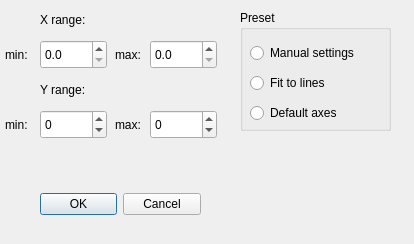
<?xml version="1.0" encoding="UTF-8"?>
<ui version="4.0">
 <class>chageChartSettingsForm</class>
 <widget class="QWidget" name="chageChartSettingsForm">
  <property name="geometry">
   <rect>
    <x>0</x>
    <y>0</y>
    <width>414</width>
    <height>244</height>
   </rect>
  </property>
  <property name="windowTitle">
   <string>Change axes range</string>
  </property>
  <widget class="QDoubleSpinBox" name="minXdoubleSpinBox">
   <property name="geometry">
    <rect>
     <x>40</x>
     <y>40</y>
     <width>67</width>
     <height>29</height>
    </rect>
   </property>
   <property name="decimals">
    <number>1</number>
   </property>
   <property name="minimum">
    <double>0.000000000000000</double>
   </property>
   <property name="maximum">
    <double>1000000000.000000000000000</double>
   </property>
   <property name="singleStep">
    <double>50.000000000000000</double>
   </property>
  </widget>
  <widget class="QDoubleSpinBox" name="maxXdoubleSpinBox">
   <property name="geometry">
    <rect>
     <x>150</x>
     <y>40</y>
     <width>67</width>
     <height>29</height>
    </rect>
   </property>
   <property name="decimals">
    <number>1</number>
   </property>
   <property name="minimum">
    <double>0.000000000000000</double>
   </property>
   <property name="maximum">
    <double>1000000000.000000000000000</double>
   </property>
   <property name="singleStep">
    <double>50.000000000000000</double>
   </property>
  </widget>
  <widget class="QLabel" name="x_range_const_label">
   <property name="geometry">
    <rect>
     <x>40</x>
     <y>10</y>
     <width>63</width>
     <height>20</height>
    </rect>
   </property>
   <property name="text">
    <string>X range:</string>
   </property>
  </widget>
  <widget class="QLabel" name="y_range_const_label">
   <property name="geometry">
    <rect>
     <x>40</x>
     <y>80</y>
     <width>63</width>
     <height>20</height>
    </rect>
   </property>
   <property name="text">
    <string>Y range:</string>
   </property>
  </widget>
  <widget class="QDoubleSpinBox" name="maxYdoubleSpinBox">
   <property name="geometry">
    <rect>
     <x>150</x>
     <y>110</y>
     <width>67</width>
     <height>29</height>
    </rect>
   </property>
   <property name="decimals">
    <number>0</number>
   </property>
   <property name="minimum">
    <double>-1000000000.000000000000000</double>
   </property>
   <property name="maximum">
    <double>1000000000.000000000000000</double>
   </property>
   <property name="singleStep">
    <double>500.000000000000000</double>
   </property>
  </widget>
  <widget class="QDoubleSpinBox" name="minYdoubleSpinBox">
   <property name="geometry">
    <rect>
     <x>40</x>
     <y>110</y>
     <width>67</width>
     <height>29</height>
    </rect>
   </property>
   <property name="decimals">
    <number>0</number>
   </property>
   <property name="minimum">
    <double>-1000000000.000000000000000</double>
   </property>
   <property name="maximum">
    <double>1000000000.000000000000000</double>
   </property>
   <property name="singleStep">
    <double>100.000000000000000</double>
   </property>
  </widget>
  <widget class="QLabel" name="min_x_range_const_label">
   <property name="geometry">
    <rect>
     <x>5</x>
     <y>45</y>
     <width>31</width>
     <height>20</height>
    </rect>
   </property>
   <property name="text">
    <string>min:</string>
   </property>
  </widget>
  <widget class="QLabel" name="max_x_range_const_label">
   <property name="geometry">
    <rect>
     <x>115</x>
     <y>45</y>
     <width>31</width>
     <height>20</height>
    </rect>
   </property>
   <property name="text">
    <string>max:</string>
   </property>
  </widget>
  <widget class="QLabel" name="max_y_range_const_label">
   <property name="geometry">
    <rect>
     <x>115</x>
     <y>115</y>
     <width>31</width>
     <height>20</height>
    </rect>
   </property>
   <property name="text">
    <string>max:</string>
   </property>
  </widget>
  <widget class="QLabel" name="min_y_range_const_label">
   <property name="geometry">
    <rect>
     <x>5</x>
     <y>115</y>
     <width>31</width>
     <height>20</height>
    </rect>
   </property>
   <property name="text">
    <string>min:</string>
   </property>
  </widget>
  <widget class="QDialogButtonBox" name="okCancel_buttonBox">
   <property name="geometry">
    <rect>
     <x>40</x>
     <y>190</y>
     <width>161</width>
     <height>29</height>
    </rect>
   </property>
   <property name="standardButtons">
    <set>QDialogButtonBox::Cancel|QDialogButtonBox::Ok</set>
   </property>
  </widget>
  <widget class="QGroupBox" name="groupBox">
   <property name="geometry">
    <rect>
     <x>240</x>
     <y>10</y>
     <width>151</width>
     <height>121</height>
    </rect>
   </property>
   <property name="title">
    <string>Preset</string>
   </property>
   <widget class="QRadioButton" name="manualSettings_radioButton">
    <property name="geometry">
     <rect>
      <x>10</x>
      <y>30</y>
      <width>131</width>
      <height>26</height>
     </rect>
    </property>
    <property name="text">
     <string>Manual settings</string>
    </property>
   </widget>
   <widget class="QRadioButton" name="fitToLines_radioButton">
    <property name="geometry">
     <rect>
      <x>10</x>
      <y>60</y>
      <width>112</width>
      <height>26</height>
     </rect>
    </property>
    <property name="text">
     <string>Fit to lines</string>
    </property>
   </widget>
   <widget class="QRadioButton" name="defaultAxes_radioButton">
    <property name="geometry">
     <rect>
      <x>10</x>
      <y>90</y>
      <width>112</width>
      <height>26</height>
     </rect>
    </property>
    <property name="text">
     <string>Default axes</string>
    </property>
   </widget>
  </widget>
 </widget>
 <tabstops>
  <tabstop>minXdoubleSpinBox</tabstop>
  <tabstop>maxXdoubleSpinBox</tabstop>
  <tabstop>minYdoubleSpinBox</tabstop>
  <tabstop>maxYdoubleSpinBox</tabstop>
  <tabstop>manualSettings_radioButton</tabstop>
  <tabstop>fitToLines_radioButton</tabstop>
  <tabstop>defaultAxes_radioButton</tabstop>
 </tabstops>
 <resources/>
 <connections/>
</ui>
